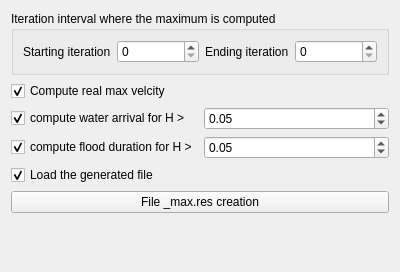
<?xml version="1.0" encoding="UTF-8"?>
<ui version="4.0">
 <class>Main_ExtractMax</class>
 <widget class="QWidget" name="Main_ExtractMax">
  <property name="geometry">
   <rect>
    <x>0</x>
    <y>0</y>
    <width>400</width>
    <height>272</height>
   </rect>
  </property>
  <property name="windowTitle">
   <string>Form</string>
  </property>
  <layout class="QGridLayout" name="gridLayout">
   <item row="0" column="0" colspan="2">
    <widget class="QGroupBox" name="groupBox_6">
     <property name="title">
      <string>Iteration interval where the maximum is computed</string>
     </property>
     <layout class="QHBoxLayout" name="horizontalLayout_10">
      <item>
       <widget class="QLabel" name="label_34">
        <property name="text">
         <string>Starting iteration</string>
        </property>
       </widget>
      </item>
      <item>
       <widget class="QSpinBox" name="spinBox_max_start"/>
      </item>
      <item>
       <widget class="QLabel" name="label_35">
        <property name="text">
         <string>Ending iteration</string>
        </property>
       </widget>
      </item>
      <item>
       <widget class="QSpinBox" name="spinBox_max_end"/>
      </item>
     </layout>
    </widget>
   </item>
   <item row="1" column="0">
    <widget class="QCheckBox" name="checkBox_11">
     <property name="text">
      <string>Compute real max velcity</string>
     </property>
     <property name="checked">
      <bool>true</bool>
     </property>
    </widget>
   </item>
   <item row="2" column="0">
    <widget class="QCheckBox" name="checkBox_9">
     <property name="text">
      <string>compute water arrival for H &gt;</string>
     </property>
     <property name="checked">
      <bool>true</bool>
     </property>
    </widget>
   </item>
   <item row="2" column="1">
    <widget class="QDoubleSpinBox" name="doubleSpinBox_4">
     <property name="value">
      <double>0.050000000000000</double>
     </property>
    </widget>
   </item>
   <item row="3" column="0">
    <widget class="QCheckBox" name="checkBox_10">
     <property name="text">
      <string>compute flood duration for H &gt;</string>
     </property>
     <property name="checked">
      <bool>true</bool>
     </property>
    </widget>
   </item>
   <item row="3" column="1">
    <widget class="QDoubleSpinBox" name="doubleSpinBox_5">
     <property name="value">
      <double>0.050000000000000</double>
     </property>
    </widget>
   </item>
   <item row="4" column="0">
    <widget class="QCheckBox" name="checkBox_8">
     <property name="enabled">
      <bool>true</bool>
     </property>
     <property name="text">
      <string>Load the generated file</string>
     </property>
     <property name="checked">
      <bool>true</bool>
     </property>
    </widget>
   </item>
   <item row="5" column="0" colspan="2">
    <widget class="QPushButton" name="pushButton_max_res">
     <property name="text">
      <string>File _max.res creation</string>
     </property>
     <property name="icon">
      <iconset>
       <normaloff>:/plugins/PostTelemac/icons/Play_48x48.png</normaloff>:/plugins/PostTelemac/icons/Play_48x48.png</iconset>
     </property>
    </widget>
   </item>
   <item row="6" column="0">
    <spacer name="verticalSpacer_4">
     <property name="orientation">
      <enum>Qt::Vertical</enum>
     </property>
     <property name="sizeHint" stdset="0">
      <size>
       <width>20</width>
       <height>64</height>
      </size>
     </property>
    </spacer>
   </item>
  </layout>
 </widget>
 <resources/>
 <connections/>
</ui>
